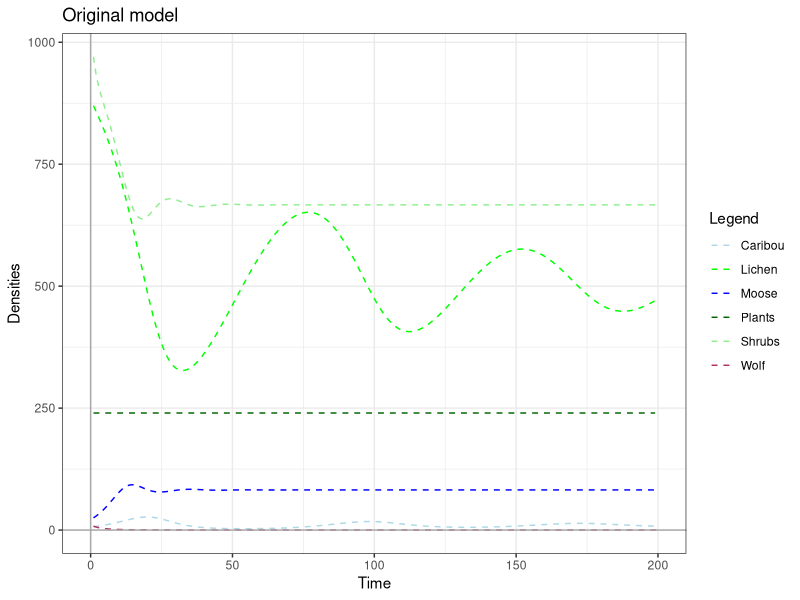

The R source for this figure:
# Planning the Management of Wild Animal Populations Using a Multi-Trophic
# Mechanistic Model

rm(list=ls())

# during this practical we wiiL implement a discrete, mechanistic model for six
# distinct populations: lichen, plants, moose forage, caribou, moose and wolves. 

# lichen, plant and moose forage growth are based on a typical logistic growth

# lichen, plant and moose forage are depleted through herbivory foiLowing a
# type II functional response

# caribou and moose growth are based on type II functional response, which
# depends on forage availability.

# caribou and moose die when there is not enough food to sustain the whole
# population. 

# wolf growth is based on type II functional response, which depends on caribou
# and moose availability. 


# STEP ONE: BASE MODEL

# parameter values
sP <- 0.5 #plant annual mas growth potential
Kp <- 240 #plant carrying capacity (kg/ha)
lP <- 2.68275 # annual plant requirement by an individual caribou (kg)
hp <- 300 # maximum rate of plant intake (kg/ha)
sL <- 0.07 #lichen annual max growth potential
Kl <- 870 #lichen carrying capacity (kg/ha)
lL <- 2.68275 #annual lichen requirement by an individual caribou (kg)
hl <- 400 #maximum rate of lichen intake (kg/ha)
sH <- 0.5 #forage annual max growth potential
Kh <- 970 #forage carrying capacity (kg/ha)
lH <- 3.1682 #annual forage requirement by an individual moose (kg)
hh <- 1000 #maximum rate of moose forage intake (kg/ha)
fC <- 1 #maximum fecundity for caribou (average number of offspring per individual)
eC <- 1.85 #asymptotic kiiL rate on caribou per wolf (unit-less)
mC <- 0 # hunting rate on caribou
fM <- 1.5 #maximum fecundity for moose (average number of offspring per individual)
eM <- 0.6 # asymptotic kiiL rate on moose (animal/ha)
mM <- 0 #hunting rate on moose
mW <- 0 #hunting rate on wolf
b <- 0.38 #upper limit of annual rate of increase
g <- 0.38 #wolf death rate
dC <- 460 #depredation efficiency on caribou (animal/ha; prey density at half the asymptotic kiiL rate)
dM <- 46 #predation efficiency on moose (animal/ha; prey density at half the asymptotic kiiL rate)

# generate data frame
n_steps <- 200
population_initial <- data.frame(time=1:n_steps,P=numeric(n_steps),L=numeric(n_steps),H=numeric(n_steps),C=numeric(n_steps),M=numeric(n_steps),W=numeric(n_steps))
# add initial population data
population_initial <- within(population_initial,{
  P[1] <- 240 #plant biomass density (kg/ha)
  L[1] <- 870 #lichen biomas density (kg/ha)
  H[1] <- 970 #moose forage biomass density (kg/ha)
  C[1] <- 7 #caribou density (animals/ha)
  M[1] <- 25 #moose density (animals/ha)
  W[1] <- 8 #wolf density (animals/ha)
})

# calculate populations
for(t in 2:n_steps){
  population_initial <- within(population_initial,{
    #Primary producers - plants
    plant_birth <- sP * P[t-1] * (1-(P[t-1]/Kp))
    plant_death <- (C[t+1] * lP * P[t-1])/(hp + P[t-1])
    P[t] <- max(0,P[t-1] + plant_birth - plant_death) #plants consumed by Caribou - the max is used to avoid negative values
    
    #Primary producers - lichen
    lichen_birth <- sL * L[t-1] * (1-(L[t-1]/Kl))
    lichen_death <- (C[t-1] * lL * L[t-1])/(hl + L[t-1])
    L[t] <- max(0,L[t-1] + lichen_birth - lichen_death) #lichen consumed by Caribou
    
    forage_birth <- sH * H[t-1] * (1-(H[t-1])/Kh)
    forage_death <- H[t-1] * lH * M[t-1]/(hh + H[t-1])
    H[t] <- max(0,H[t-1] + forage_birth - forage_death) #plants consumed by Moose
    
    # First trophic level - Caribou
    caribou_growth <- C[t-1] * fC * (L[t-1]/(L[t-1]+hl)) * (P[t-1]/(P[t-1]+hp))
    caribou_death <- C[t-1] * (1 - P[t-1]/(P[t-1]+hp)) * (1 - L[t-1]/(L[t-1]+hl))
    caribou_predation <- (W[t-1]* eC * C[t-1])/(C[t-1] + dC) 
    C[t] <- max(0,C[t-1] + caribou_growth - caribou_death - caribou_predation)
    
    # First trophic level - Moose
    moose_growth <- M[t-1] * fM * H[t-1]/(H[t-1] + hh)
    moose_death <- M[t-1] * (1 - H[t-1]/(H[t-1] + hh))
    moose_predation <-  (W[t-1] * eM * M[t-1])/(M[t-1] + dM)
    M[t] <- max(0,M[t-1] + moose_growth - moose_death - moose_predation)
    
    # Third trophic level - Wolf
    wolf_growth <- (W[t-1] * b * ((C[t-1]/(C[t-1] + dC)) + (M[t-1]/(M[t-1] + dM))))
    wolf_death <- W[t-1] * g
    W[t] <- max(0,W[t-1] + wolf_growth - wolf_death)
  })
}

# plot outcome of calculations
library(ggplot2)
colours <- c("Plants"="darkgreen","Lichen"="green","Shrubs"="lightgreen","Caribou"="lightblue","Moose"="blue","Wolf"="maroon")
ggplot(data = population_initial)+
  geom_line(mapping=aes(x=time,y=P,color="Plants"), linetype = "dashed") +
  geom_line(mapping=aes(x=time,y=L,color="Lichen"), linetype = "dashed") +
  geom_line(mapping=aes(x=time,y=H,color="Shrubs"), linetype = "dashed") +
  geom_line(mapping=aes(x=time,y=C,color="Caribou"), linetype = "dashed") +
  geom_line(mapping=aes(x=time,y=M,color="Moose"), linetype = "dashed") +
  geom_line(mapping=aes(x=time,y=W,color="Wolf"), linetype = "dashed") +
  geom_hline(yintercept=0,color="darkgrey") +
  geom_vline(xintercept=0,color="darkgrey") +
  labs(x = "Time", y = "Densities", color="Legend",title="Original model")+
  scale_color_manual(values = colours) +
  theme_bw()
